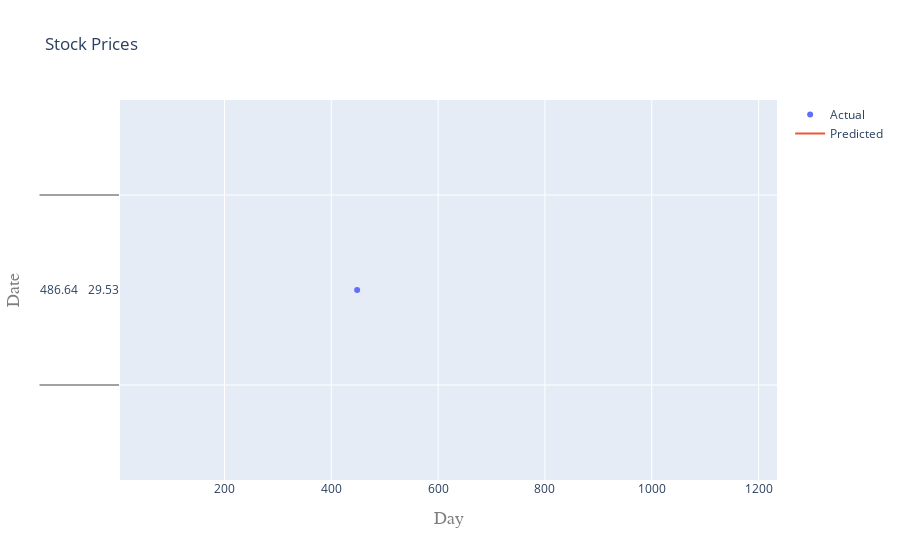

Notebook code cell kept with this figure:
### Code cell
iplot(plot2)

### Figure 1 — Plotly figure (JSON) as saved in the notebook; plotly's stock layout.template omitted (floating-point values rounded to 4 significant figures; data arrays with more than 128 entries replaced by an {"elided": "..."} marker saying what was removed)
{"data": [{"mode": "markers", "name": "Actual", "type": "scatter", "x": {"elided": "1783 float values"}, "y": {"elided": "1783x1 float values"}}, {"mode": "lines", "name": "Predicted", "type": "scatter", "x": {"elided": "1783 float values"}, "y": {"elided": "1x1783 float values"}}], "layout": {"title": {"text": "Stock Prices"}, "xaxis": {"title": {"font": {"color": "#7f7f7f", "family": "Courier New, monospace", "size": 18}, "text": "Day"}}, "yaxis": {"title": {"font": {"color": "#7f7f7f", "family": "Courier New, monospace", "size": 18}, "text": "Date"}}}}
